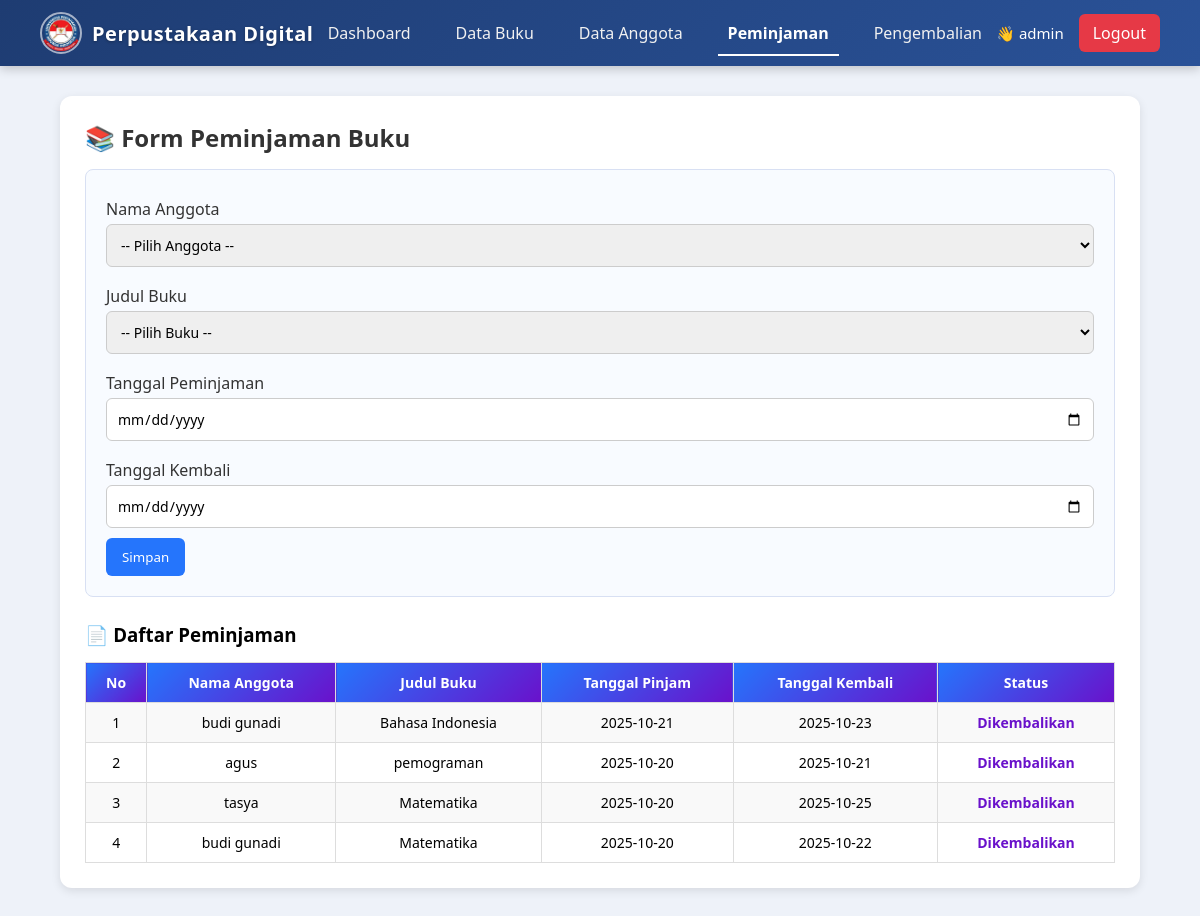
Screenshot of /peminjaman.php (signed in) with the database file from the repository.
### tables this page shows
CREATE TABLE `peminjaman` (
  `id` int(11) NOT NULL,
  `id_anggota` int(11) DEFAULT NULL,
  `id_buku` int(11) DEFAULT NULL,
  `tanggal_pinjam` date DEFAULT NULL,
  `tanggal_kembali` date DEFAULT NULL,
  `status` enum('Dipinjam','Dikembalikan') DEFAULT 'Dipinjam',
  `tanggal_pengembalian` date DEFAULT NULL
);

CREATE TABLE `anggota` (
  `id` int(11) NOT NULL,
  `nama` varchar(100) DEFAULT NULL,
  `nisn` varchar(50) DEFAULT NULL,
  `kelas` varchar(50) DEFAULT NULL,
  `jurusan` varchar(100) DEFAULT NULL
);

CREATE TABLE `buku` (
  `id` int(11) NOT NULL,
  `judul` varchar(100) DEFAULT NULL,
  `penulis` varchar(100) DEFAULT NULL,
  `tahun_terbit` int(11) DEFAULT NULL,
  `kategori` varchar(50) DEFAULT NULL,
  `jumlah_buku` int(11) DEFAULT NULL
);

### peminjaman.php (the view, shortened to what this page needs)
<?php
include 'koneksi.php';
$peminjaman = mysqli_query($conn, "
    SELECT p.id, a.nama, b.judul, p.tanggal_pinjam, p.tanggal_kembali, p.status
    FROM peminjaman p
    JOIN anggota a ON p.id_anggota = a.id
    JOIN buku b ON p.id_buku = b.id
    ORDER BY p.id DESC
");
?>
<!DOCTYPE html>
<html lang="id">
<head>
</head>
<body>
<?php include 'navbar.php'; ?>
<div class="container">
    <h2>📚 Form Peminjaman Buku</h2>
    <div class="form-box">
        <form method="POST">
            <label>Nama Anggota</label>
            <select name="id_anggota" required>
                <option value="">-- Pilih Anggota --</option>
            </select>
            <label>Judul Buku</label>
            <select name="id_buku" required>
                <option value="">-- Pilih Buku --</option>
            </select>
            <label>Tanggal Peminjaman</label>
            <input type="date" name="tanggal_pinjam" required>
            <label>Tanggal Kembali</label>
            <input type="date" name="tanggal_kembali" required>
            <button type="submit" name="tambah" class="btn">Simpan</button>
        </form>
    </div>
    <h3>📄 Daftar Peminjaman</h3>
    <table>
        <tr>
            <th>No</th>
            <th>Nama Anggota</th>
            <th>Judul Buku</th>
            <th>Tanggal Pinjam</th>
            <th>Tanggal Kembali</th>
            <th>Status</th>
        </tr>
        <?php
        $no = 1;
        $today = date('Y-m-d');
        if (mysqli_num_rows($peminjaman) > 0) {
            while ($row = mysqli_fetch_assoc($peminjaman)):
                $statusClass = '';
                $statusText = $row['status'];
                if ($row['status'] == 'Dipinjam' && $row['tanggal_kembali'] < $today) {
                    $statusClass = 'status-terlambat';
                    $statusText = 'Terlambat';
                } elseif ($row['status'] == 'Dipinjam') {
                    $statusClass = 'status-dipinjam';
                } elseif ($row['status'] == 'Dikembalikan') {
                    $statusClass = 'status-dikembalikan';
                }
        ?>
                <tr>
                    <td><?= $no++; ?></td>
                    <td><?= htmlspecialchars($row['nama']); ?></td>
                    <td><?= htmlspecialchars($row['judul']); ?></td>
                    <td><?= htmlspecialchars($row['tanggal_pinjam']); ?></td>
                    <td><?= htmlspecialchars($row['tanggal_kembali']); ?></td>
                    <td class="<?= $statusClass; ?>"><?= $statusText; ?></td>
                </tr>
        <?php endwhile;
        } else {
            echo "<tr><td colspan='6' style='text-align:center;'>Belum ada data peminjaman</td></tr>";
        }
        ?>
    </table>
</div>
</body>
</html>

### peminjaman.php (style rules this page uses)
body { font-family: 'Segoe UI', sans-serif; background: #eef2f9; margin: 0; padding: 0; }
.container { width: 90%; margin: 30px auto; background: #fff; padding: 25px; border-radius: 12px; box-shadow: 0 3px 10px rgba(0,0,0,0.1); }
h2 { color: #333; margin-bottom: 15px; font-weight: 600; }
.form-box { background: #f8fbff; padding: 20px; border-radius: 8px; border: 1px solid #d8e0f3; margin-bottom: 25px; }
label { display: block; margin: 8px 0 4px; font-weight: 500; color: #333; }
select, input { width: 100%; padding: 10px; border: 1px solid #ccc; border-radius: 6px; margin-bottom: 10px; font-size: 14px; }
.btn { padding: 10px 16px; border: none; border-radius: 6px; cursor: pointer; color: white; background: #2575fc; font-weight: 500; transition: 0.3s; }
table { width: 100%; border-collapse: collapse; margin-top: 15px; }
th, td { border: 1px solid #ddd; padding: 10px; text-align: center; font-size: 14px; }
th { background: linear-gradient(135deg, #2575fc, #6a11cb); color: #fff; }
tr:nth-child(even) { background: #f9f9f9; }
.status-dikembalikan { color: #6a11cb; font-weight: 600; }

### navbar.php (style rules this page uses)
* { margin: 0; padding: 0; box-sizing: border-box; font-family: 'Segoe UI', sans-serif; }

### rows the page displays
peminjaman: id_anggota.nama "budi gunadi", id_buku.judul "Bahasa Indonesia", tanggal_pinjam "2025-10-21", tanggal_kembali "2025-10-23", status "Dikembalikan"
peminjaman: id_anggota.nama "agus", id_buku.judul "pemograman", tanggal_pinjam "2025-10-20", tanggal_kembali "2025-10-21", status "Dikembalikan"
peminjaman: id_anggota.nama "tasya", id_buku.judul "Matematika", tanggal_pinjam "2025-10-20", tanggal_kembali "2025-10-25", status "Dikembalikan"
peminjaman: id_anggota.nama "budi gunadi", id_buku.judul "Matematika", tanggal_pinjam "2025-10-20", tanggal_kembali "2025-10-22", status "Dikembalikan"

### other values shown
$_SESSION['nama'] "admin"
